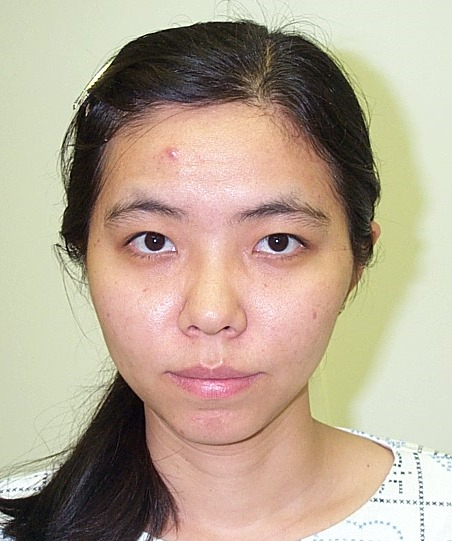
%> input picture DB1/db1_16.jpg, 452 x 541 px
$ octave Test_Main.m   (GNU Octave 9; MATLAB toolbox functions it lacks are replaced by stand-ins)
%> lines starting %> are read from the running program, lines starting %| are printed output that depends on the picture; in (x1, y1, x2, y2) boxes, pixels count from 0 and x2, y2 are one past the last pixel; in counts of white or black regions, pixels touching at a corner belong together; the program's own positions count from 1
### Face_Detection.m

function [IMG_Color_Correction,leftEye,rightEye] = Face_Detection(IMG_Initial)

%----------------------- Clear, Import & Crop --------------------------------%

[height, width, ~] = size(IMG_Initial);

minDimension = min(height, width);
sizeSquare = minDimension / 1.3;
cropRegion = [(width - sizeSquare) / 2, (height - sizeSquare) / 2, sizeSquare, sizeSquare];

IMG = imcrop(IMG_Initial, cropRegion);

%------------------------ Grey World Assumption  -----------------------------%

IMG_Color_Correction = ColorCorrection(IMG);

%------------------------------- Eye Map  ------------------------------------%

IMG_Eye_Map = EyeMap(IMG_Color_Correction);

%--------------------- Skin Color Dedection with HSV  ------------------------%

IMG_Skin_Color = SkinColorDetection(IMG_Color_Correction);
IMG_Skin_Color = ~IMG_Skin_Color;

%------------------------------- Mouth Mask  ---------------------------------%

IMG_Mouth_Map = MouthMap(IMG_Color_Correction);

se = strel('disk',5);
IMG_Mouth_Map = imopen(IMG_Mouth_Map, se);
IMG_Mouth_Map = imclose(IMG_Mouth_Map, se);

%---------------------- Combine & Find the Eyes & Mouth  ---------------------%

Eyes = IMG_Eye_Map - IMG_Skin_Color;
Mouth = IMG_Mouth_Map;

face = Eyes + Mouth;

[leftEye, rightEye] = EyeCoordinates(face, Mouth);

end

### ColorCorrection.m
function outImg = ColorCorrection(inImg)

    % Extract color channels
    red = double(inImg(:,:,1));
    green = double(inImg(:,:,2));
    blue = double(inImg(:,:,3));

    % Find the max values in each channel
    rMax = max(red(:));
    gMax = max(green(:));
    bMax = max(blue(:));

    % Normalize each channel using the max values
    red = red / rMax;
    green = green / gMax;
    blue = blue / bMax;

    % Combine the normalized channels
    outImg(:,:,1) = uint8(255 * red);
    outImg(:,:,2) = uint8(255 * green);
    outImg(:,:,3) = uint8(255 * blue);

end

### EyeMap.m
function [output_image]=EyeMap(Im)

imgChrome = rgb2ycbcr(Im);

Y = uint16(255 * mat2gray(imgChrome(:,:,1)));
Cb = uint16(255 * mat2gray(imgChrome(:,:,2)));
Cr = uint16(255 * mat2gray(imgChrome(:,:,3)));

Cr_neg = 255 - Cr;

EyeMapC = (1/3).*(Cb.^2 + Cr_neg.^2 + (Cb./Cr));
EyeMapC = im2double(EyeMapC);

se = strel('disk', 1);
EyeMapL = imdilate(Y, se) ./ (imerode(Y, se) + 1);
EyeMapL = im2double(histeq(EyeMapL));

EyeMap = EyeMapL.*EyeMapC;
EyeMap = histeq(EyeMap);

output_image = EyeMap > 0.85;

output_image = im2double(output_image);

output_image = imclearborder(output_image);

output_image = histeq(output_image);

return

### SkinColorDetection.m
function [output_image]=SkinColorDetection(Im)

    % Height and Width of input Im
    height = size(Im, 1);
    width = size(Im, 2);
    binaryIm = zeros(height, width);

    % Convert color space adn extract
    YCbCr = rgb2ycbcr(Im);
    Cb = YCbCr(:,:,2);
    Cr = YCbCr(:,:,3);

    % Find specifici values in range, try and error numbers
    [rowIndices, colIndices] = find(Cb >= 77 & Cb <= 200 & Cr >= 134 & Cr <= 173);
    numIndices = size(rowIndices, 1);

    % Set binaryIm values with corresponding pixels to 1
    for i = 1:numIndices
        binaryIm(rowIndices(i), colIndices(i)) = 1;
    end

    % Morphological operations
    se = strel('disk', 8, 4);
    openedImage = imopen(binaryIm, se);
    mask = imclose(openedImage, se);

    % Apply mask to og img
    rgbFaceMaskedImage = Im .* uint8(mask);
    resIm = im2double(rgbFaceMaskedImage);

%     resIm = rgbFaceMaskedImage;
%     resIm = im2double(resIm);

    % Convert to grayscale and binarize to get output_image
    grayResIm = rgb2gray(resIm);
    output_image = imbinarize(grayResIm);


return;

### MouthMap.m
function [output_image] = MouthMap(Im)

    % Convert color space and extract channels
    imgYCbCr = rgb2ycbcr(Im);
    Cr = double(imgYCbCr(:,:,3));
    Cb = double(imgYCbCr(:,:,2));

    % Parameters
    numerator = 0.95 * sum(Cr.^2);
    denominator = sum(Cr./Cb);
    n = numerator / denominator;

    % Equation
    MouthMapC = Cr.^2 .* (Cr.^2 - (n .* (Cr./Cb))).^2;
    MouthMapC = im2double(MouthMapC);

    % Morphological operations
    se = strel('disk', 4);
    MouthMapC = imclose(MouthMapC, se);
    MouthMapC = imopen(MouthMapC, se);

    % Normalize
    MouthMapC = MouthMapC - min(MouthMapC(:));
    MouthMapC = MouthMapC / max(MouthMapC(:));

    % Create binary image
    threshold = 0.5;
    binaryMouthMap = MouthMapC > threshold;

    output_image = im2double(binaryMouthMap);

    return
end

### EyeCoordinates.m
function [leftEye, rightEye] = EyeCoordinates(Eyes, Mouth)

    warning('off');

    stats_Mouth = regionprops("table", Mouth, "Centroid", "MajorAxisLength", "MinorAxisLength");

    if isempty(stats_Mouth)
        disp('Bilden är för dålig, ingen mun hittades');
    end

    mouthCentroid = stats_Mouth.Centroid(1, :);
    mouthy = round(mouthCentroid(2));

    Eyes(mouthy-50:end, :) = 0;

    Rmin = 5;
    Rmax = 50;

    [centersDark] = imfindcircles(Eyes,[Rmin Rmax],'ObjectPolarity','dark','Sensitivity', 0.90);

    if (length(centersDark) < 2)
        disp('Bilden är för dålig, inga ögon hittades');
    end

    leftEye = centersDark(1,:);
    rightEye = centersDark(2,:);

    x1 = rightEye(1,1);
    x2 = rightEye(1,2);
    y1 = leftEye(1,1);
    y2 = leftEye(1,2);

    slope = (rad2deg((y2 - y1) / (x2 - x1)));

    if ((slope > 5) && (slope < -5) || (abs((rightEye(1,1) - leftEye(1,1))) < 80) || (abs((rightEye(1,1) - leftEye(1,1))) > 150) )


        for i = 1:length(centersDark)
            if((leftEye(1,1) > 180))

                    temp = leftEye(1,1);
                    leftEye = centersDark(i,:);
                    y1 = leftEye(1,1);
                    y2 = leftEye(1,2);

                    if(((centersDark(i,1) == temp(1,1))) && (rightEye(1,1) < 180))
                        rightEye = centersDark(i,:);
                    end
            end
        end

            for i = 1:length(centersDark)

                if((abs((centersDark(i,1) - leftEye(1,1))) < 150) && ...
                     (abs((centersDark(i,1) - leftEye(1,1))) > 80)  && ...
                     (i ~= length(centersDark)) && ((centersDark(i,1) ~= leftEye(1,1))))

                        rightEye = centersDark(i,:);

                        x1 = rightEye(1,1);
                        x2 = rightEye(1,2);
                        slope = abs(rad2deg((y2 - y1) / (x2 - x1)));

                        if ((slope < 10) && (slope > -10) && (abs((rightEye(1,1) - leftEye(1,1))) < 130))

                            break;

                        end
                 end
            end
    end

    if (rightEye(1,1) < leftEye(1,1))
        temp = leftEye;
        leftEye = rightEye;
        rightEye = temp;
    end

       warning('on');
end

### Face_Alignment_Normalization.m
function [croppedImage] = Face_Alignment_Normalization(IMG, leftEye, rightEye)

%------ Move left eye to center ------%

% Get image dimensions
[height, width, ~] = size(IMG);

% Center of the image
mid_x = round(width / 2);
mid_y = round(height / 2);

% Translate the image to center it at the origin
delta_x = round(abs(mid_x - leftEye(1,1)));
delta_y = round(abs(mid_y - leftEye(1,2)));

% Pad the image
padded_image = padarray(IMG, [200, 200], 0, 'both');

translatedImage = imtranslate(padded_image, [delta_x, delta_y]);

%---------ROTATE---------%
% Calculating the difference in x and y coordinates between the eyes
diff_x = abs(leftEye(1,1) - rightEye(1,1));
diff_y = abs(leftEye(1,2) - rightEye(1,2));

% Calculate the angle between the line connecting
% the eyes and the horizontal axis (in degrees)
angle_between_eyes = atan2(diff_y, diff_x) * 180 / pi;


% if-statement handling if left or right eye is higher
if (leftEye(1,2) > rightEye(1,2))

    % Rotate the image to align the eyes horizontally
    rotatedImage = imrotate(translatedImage, -angle_between_eyes, 'bicubic', 'loose');

else

    rotatedImage = imrotate(translatedImage, angle_between_eyes, 'bicubic', 'loose');

end

%---------SCALE---------%

% Set desired eye distance for scaled images
desired_eye_distance = 150;

% Calculate scale factor
scale_factor = desired_eye_distance/diff_x;
scaledImage  = imresize(rotatedImage, scale_factor, 'bicubic');

% Calculate new center point
[height_scaled, width_scaled, ~] = size(scaledImage);
centerX = width_scaled/2;
centerY = height_scaled/2;

% Crop the scaled image around the center
mX = 40;
mY = 40;

height = desired_eye_distance+2*mX;
width = desired_eye_distance+2*mY;

croppedImage = imcrop(scaledImage, [(centerX-mX) (centerY-mY) height width]);

end

### TestEigen.m
function [id] = TestEigen(img)

    load('meanFaceVector.mat', 'meanFace');
    load('eigenfacesMatrix.mat', 'eigenfacesMatrix');
    load('allWeights.mat', 'allWeights');

    % Set common size for image processing
    commonSize = [300, 300];

    % Face detection and alignment
    [IMG, leftEye, rightEye] = Face_Detection(img);
    img = Face_Alignment_Normalization(IMG, leftEye, rightEye);
    img = im2double(img);

    grayScale = rgb2gray(img);
    resizedImg = imresize(grayScale, commonSize);

    % Subtract mean face vector
    diff = resizedImg(:) - meanFace;

    % Project the query image onto the eigenfaces to get weights
    queryWeights = eigenfacesMatrix' * diff;

    % Normalize the weights of the new image
    u = zeros(1, 16);

    % Normalization of the eigen vectors
    for i = 1:16
        u(i) = norm(allWeights(:, i) - queryWeights(:));
    end

    % Find the smallest error
    [value, index] = min(u);

    % Set a threshold to determine if it's a match
    threshold = 19.8;

    if (value < threshold)
        id = index;
    else
        id = 0; % No match
    end

end

### Test_Main.m

IMG_load = imread("DB1/db1_16.jpg");
%> IMG_load is the input picture: size 541x452x3 uint8; mean R, G, B 182.1, 166.2, 146.6

% [9 lines of commented-out code are left out]

[IMG,leftEye,rightEye] = Face_Detection(IMG_load);
%> in ColorCorrection, `blue = double(inImg(:,:,3));`:
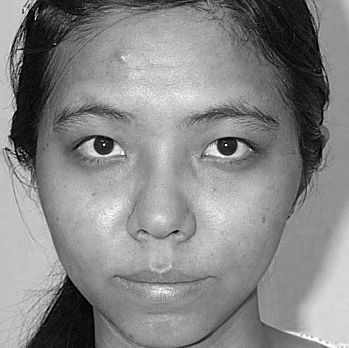
%> blue: size 348x349 double; min 0, max 255, mean 135
%> in ColorCorrection, `rMax = max(red(:));`: rMax = 255
%> in EyeMap, `imgChrome = rgb2ycbcr(Im);`: imgChrome: size 348x349x3 uint8; mean of channels 1, 2, 3 155.4, 114.5, 141.9
%> in EyeMap, `EyeMapL = im2double(histeq(EyeMapL));`: EyeMapL: size 348x349 double; every value is 1
%> in EyeMap, `output_image = EyeMap > 0.85;`:
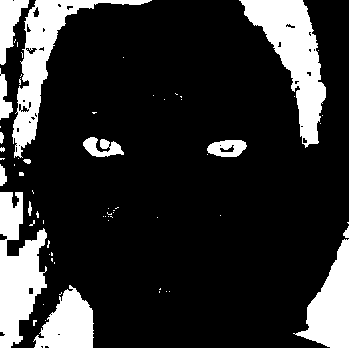
%> output_image: size 348x349 logical; 18.2% white; 67 white regions (53 under 20 px), largest, box (x1, y1, x2, y2) and area: (239, 0, 326, 148) 5196, (0, 192, 47, 348) 4392, (12, 0, 152, 158) 4223
%> in EyeMap, `output_image = imclearborder(output_image);`: output_image: size 348x349 double; values 0 (black) and 1 (white), 1% white; 53 white regions (49 under 20 px), largest, box (x1, y1, x2, y2) and area: (207, 140, 247, 157) 487, (83, 137, 124, 157) 484, (28, 201, 32, 216) 38, (23, 159, 31, 164) 30
%> in SkinColorDetection, `Cr = YCbCr(:,:,3);`:
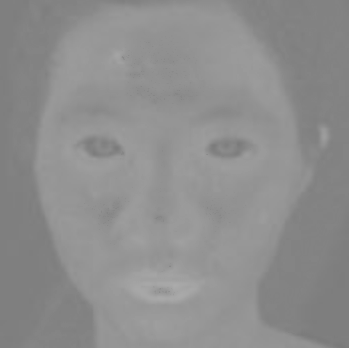
%> Cr: size 348x349 uint8; min 121, max 171, mean 141.9
%> in SkinColorDetection, `[rowIndices, colIndices] = find(Cb >= 77 & Cb <= 200 & Cr >= 134 & Cr ..`: rowIndices = 79386 values from 1 to 348; colIndices = 79386 values from 26 to 332
%> in SkinColorDetection, `numIndices = size(rowIndices, 1);`: numIndices = 79386
%> after the loop in SkinColorDetection, `for i = 1:numIndices`: binaryIm: size 348x349 double; values 0 (black) and 1 (white), 65.4% white; 13 black regions (7 under 20 px), largest, box (x1, y1, x2, y2) and area: (234, 0, 349, 348) 22150, (0, 0, 148, 348) 19250, (210, 140, 245, 157) 339, (84, 138, 106, 156) 180, (108, 142, 120, 155) 85, (101, 140, 109, 148) 53
%> in SkinColorDetection, `openedImage = imopen(binaryIm, se);`: openedImage: size 348x349 double; values 0 (black) and 1 (white), 64.6% white; 10 black regions (6 under 20 px), largest, box (x1, y1, x2, y2) and area: (234, 0, 349, 348) 22685, (0, 0, 148, 348) 19440, (84, 138, 120, 156) 464, (210, 140, 245, 157) 449
%> in SkinColorDetection, `mask = imclose(openedImage, se);`: mask: size 348x349 double; values 0 (black) and 1 (white), 64.8% white; 4 black regions, box (x1, y1, x2, y2) and area: (234, 0, 349, 348) 22664, (0, 0, 148, 348) 19425, (87, 139, 111, 156) 327, (219, 141, 242, 156) 297
%> in SkinColorDetection, `output_image = imbinarize(grayResIm);`:
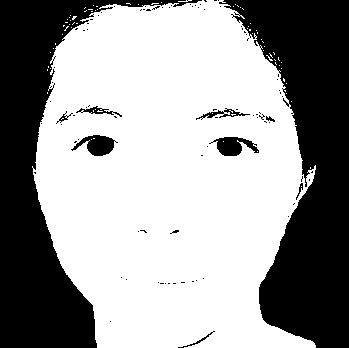
%> output_image: size 348x349 logical; 61.2% white; 91 black regions (81 under 20 px), largest, box (x1, y1, x2, y2) and area: (219, 0, 349, 348) 24241, (0, 0, 202, 348) 21119, (71, 135, 118, 156) 533
%> in MouthMap, `numerator = 0.95 * sum(Cr.^2);`: numerator = 349 values, max 7571865.8 at index 146, min 5327449.9 at index 5, mean 6693610.5
%> in MouthMap, `denominator = sum(Cr./Cb);`: denominator = 349 values, max 460.9 at index 255, min 374.4 at index 32, mean 433.4
%> in MouthMap, `n = numerator / denominator;`: n = 15481.6
%> in MouthMap, `binaryMouthMap = MouthMapC > threshold;`: binaryMouthMap: size 348x349 logical; 1.3% white; 1 white region, box (x1, y1, x2, y2) and area: (125, 271, 199, 302) 1608
%> in Face_Detection, `IMG_Mouth_Map = imopen(IMG_Mouth_Map, se);`: IMG_Mouth_Map: size 348x349 double; values 0 (black) and 1 (white), 1.3% white; 1 white region, box (x1, y1, x2, y2) and area: (126, 271, 198, 302) 1599
%> in Face_Detection, `IMG_Mouth_Map = imclose(IMG_Mouth_Map, se);`: IMG_Mouth_Map: size 348x349 double; values 0 (black) and 1 (white), 1.3% white; 1 white region, box (x1, y1, x2, y2) and area: (126, 271, 198, 302) 1602
%> in Face_Detection, `face = Eyes + Mouth;`:
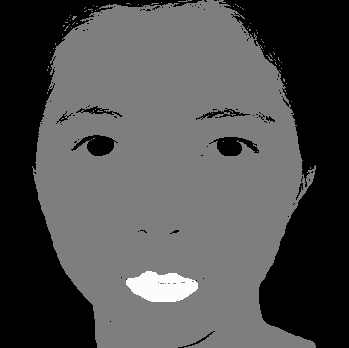
%> face: size 348x349 double; min -0.0159, max 2, mean 0.61; drawn with min black and max white
%> in EyeCoordinates, `stats_Mouth = regionprops("table", Mouth, "Centroid", "MajorAxisLength..`: stats_Mouth = 1 region; Centroid, MajorAxisLength and MinorAxisLength: [162.6 287.4] 70.28 29.5
%> in EyeCoordinates, `mouthCentroid = stats_Mouth.Centroid(1, :);`: mouthCentroid = [162.6 287.4]
%> in EyeCoordinates, `mouthy = round(mouthCentroid(2));`: mouthy = 287
%> in EyeCoordinates, `Eyes(mouthy-50:end, :) = 0;`:
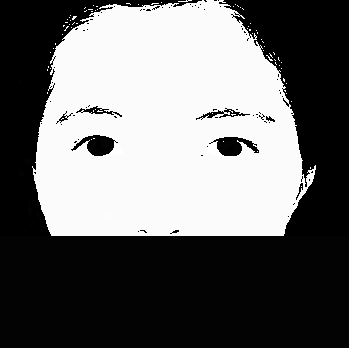
%> Eyes: size 348x349 double; min -0.0159, max 1, mean 0.421; drawn with min black and max white
%> in EyeCoordinates, `[centersDark] = imfindcircles(Eyes,[Rmin Rmax],'ObjectPolarity','dark'..`: centersDark = [100.1 146.3; 231.1 147.7; 306.7 173.1; 51.74 86.76]
%> in EyeCoordinates, `leftEye = centersDark(1,:);`: leftEye = [100.1 146.3]
%> in EyeCoordinates, `rightEye = centersDark(2,:);`: rightEye = [231.1 147.7]
%> in EyeCoordinates, `x1 = rightEye(1,1);`: x1 = 231.1
%> in EyeCoordinates, `x2 = rightEye(1,2);`: x2 = 147.7
%> in EyeCoordinates, `y1 = leftEye(1,1);`: y1 = 100.1
%> in EyeCoordinates, `y2 = leftEye(1,2);`: y2 = 146.3
%> in EyeCoordinates, `slope = (rad2deg((y2 - y1) / (x2 - x1)));`: slope = -31.75
%> in Face_Detection, `[leftEye, rightEye] = EyeCoordinates(face, Mouth);`: leftEye = [100.1 146.3]; rightEye = [231.1 147.7]
%> leftEye = [100.1 146.3]; rightEye = [231.1 147.7]

img = Face_Alignment_Normalization(IMG,leftEye,rightEye);
%> in Face_Alignment_Normalization, `delta_x = round(abs(mid_x - leftEye(1,1)));`: delta_x = 75
%> in Face_Alignment_Normalization, `delta_y = round(abs(mid_y - leftEye(1,2)));`: delta_y = 28
%> in Face_Alignment_Normalization, `padded_image = padarray(IMG, [200, 200], 0, 'both');`:
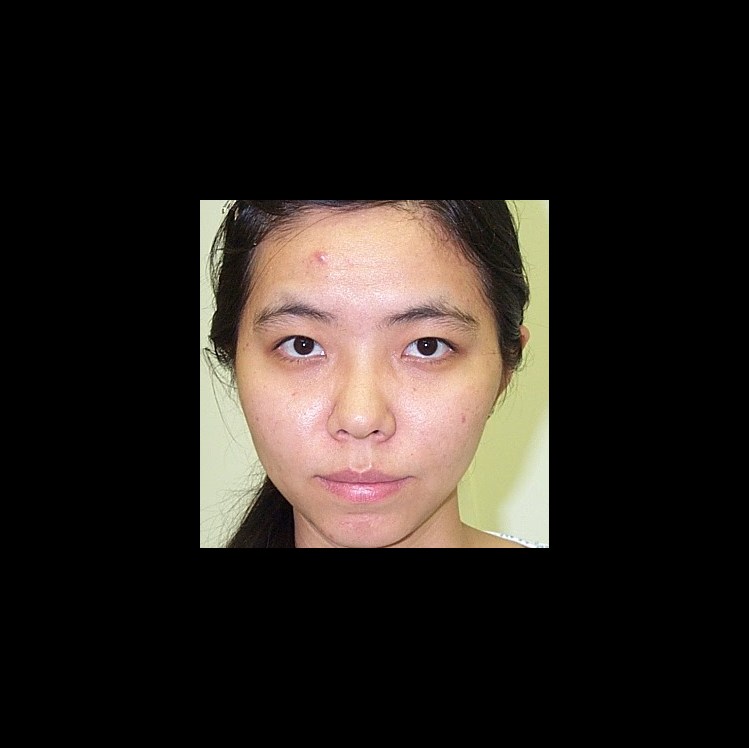
%> padded_image: size 748x749x3 uint8; mean R, G, B 40, 33.9, 29.3
%> in Face_Alignment_Normalization, `diff_x = abs(leftEye(1,1) - rightEye(1,1));`: diff_x = 131
%> in Face_Alignment_Normalization, `diff_y = abs(leftEye(1,2) - rightEye(1,2));`: diff_y = 1.44
%> in Face_Alignment_Normalization, `angle_between_eyes = atan2(diff_y, diff_x) * 180 / pi;`: angle_between_eyes = 0.629
%> in Face_Alignment_Normalization, `scale_factor = desired_eye_distance/diff_x;`: scale_factor = 1.14
%> the run ends on the next line

% [8 lines of commented-out code are left out]

test = TestEigen(img);
